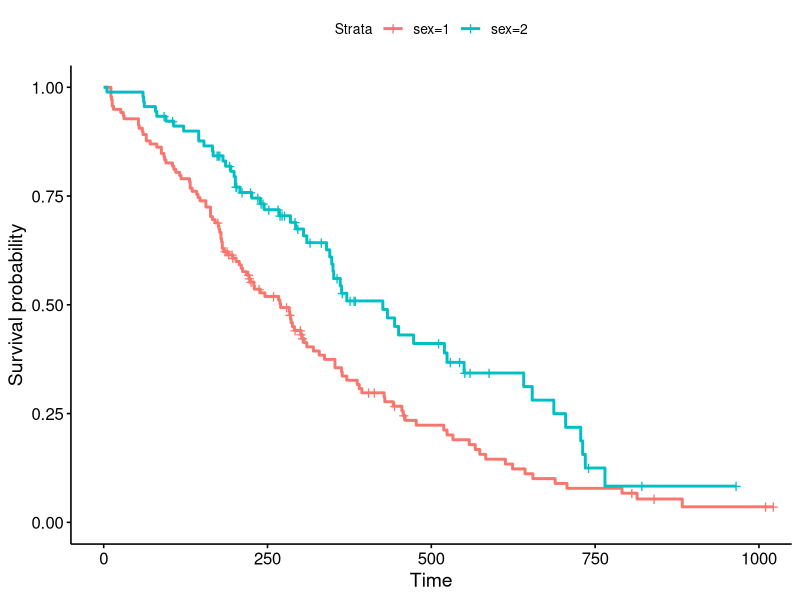
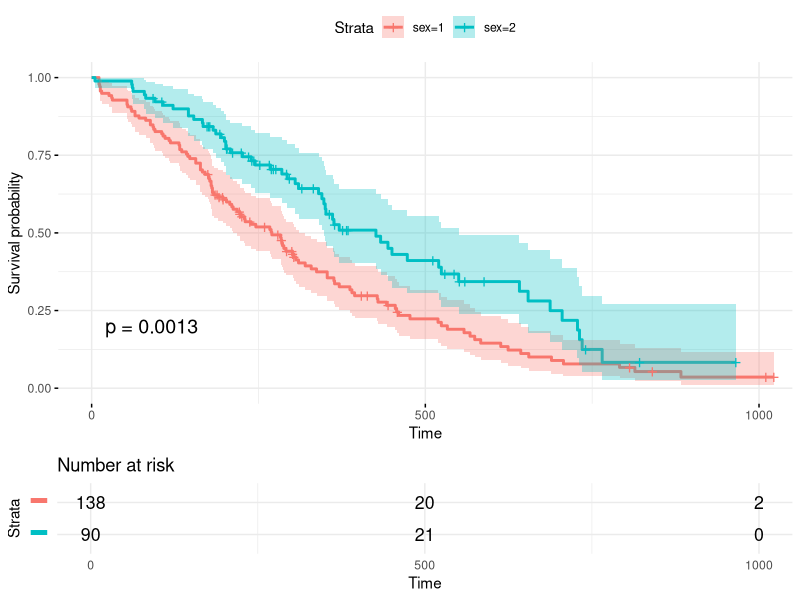
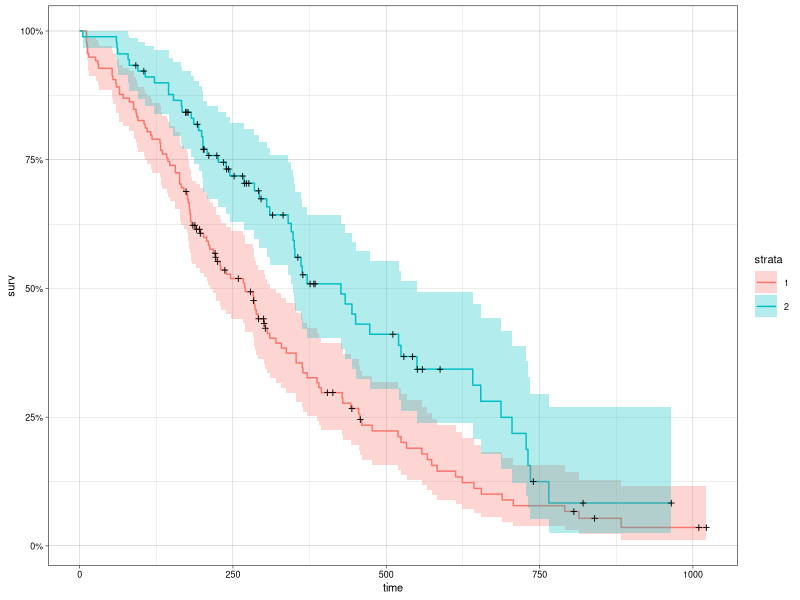
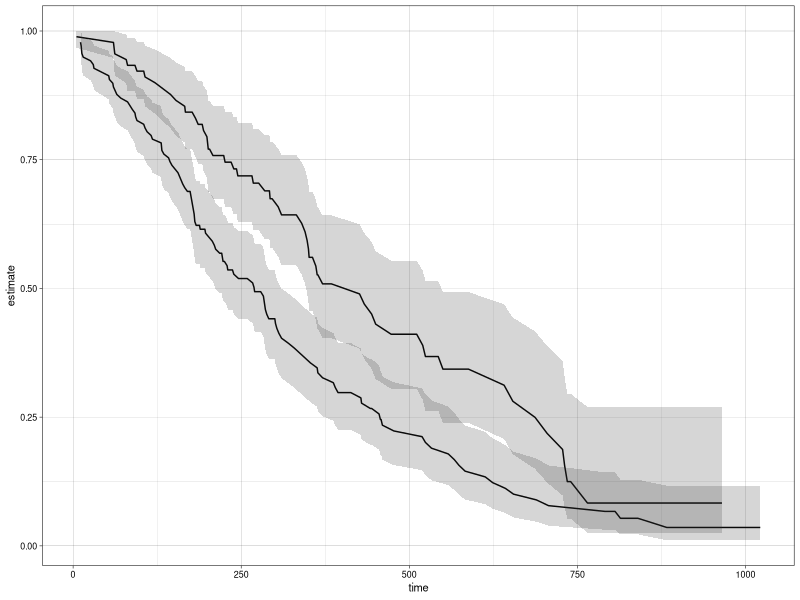
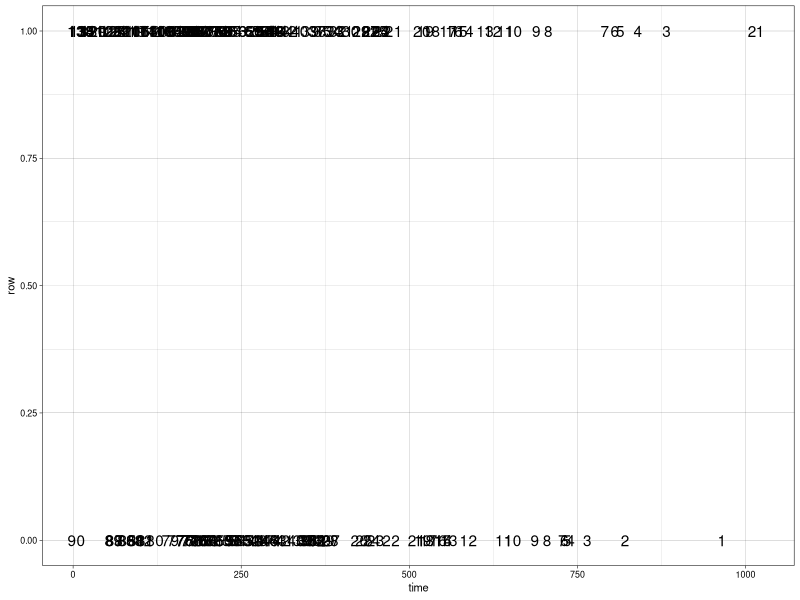
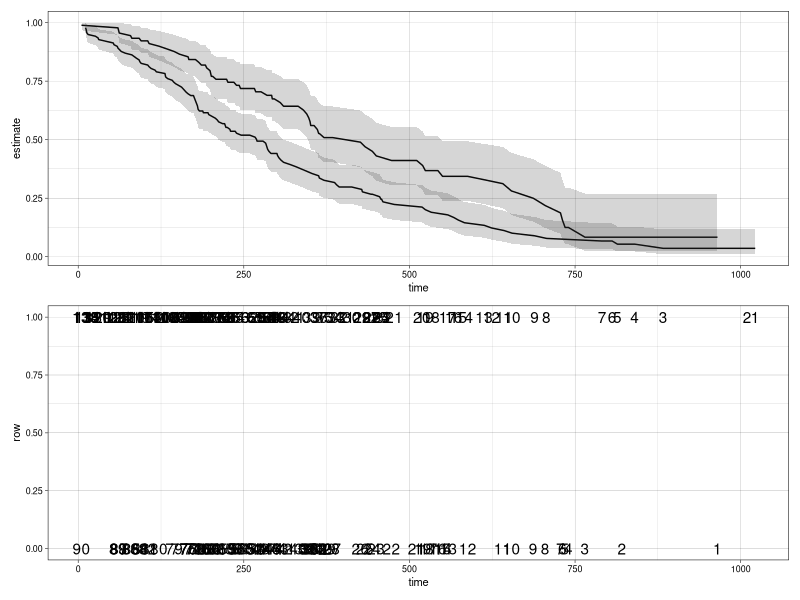

These figures' R source, in order: (Note: this script raises an error after producing the figures.)
## ---- chunk 1
knitr::opts_chunk$set(echo = TRUE, warning=FALSE, message=FALSE)

library(rmarkdown)
library(ggplot2)
library(dplyr)
library(tidyr)
library(readr)
library(here)
library(patchwork)
library(survminer)
library(ggfortify)
library(survival)
library(broom)

#theme_set(theme_minimal(base_size = 8))
theme_set(theme_linedraw(base_size = 8))

## ---- chunk 2
fit <- survfit(Surv(time, status) ~ sex, data = lung)
fit
## ---- chunk 3
ggsurvplot(fit, data = lung)
## ---- chunk 4
ggsurvplot(
   fit,                     # survfit object with calculated statistics.
   data = lung,  # data used to fit survival curves. 
   risk.table = TRUE,         # show risk table.
   pval = TRUE,               # show p-value of log-rank test.
   conf.int = TRUE,           # show confidence intervals for 
                              # point estimaes of survival curves.
   xlim = c(0,1000),          # present narrower X axis, but not affect
                              # survival estimates.
   break.time.by = 500,       # break X axis in time intervals by 500.
   ggtheme = theme_minimal(), # customize plot and risk table with a theme.
   risk.table.y.text.col = T, # colour risk table text annotations.
   risk.table.y.text = FALSE # show bars instead of names in text annotations
                             # in legend of risk table
)
## ---- chunk 5
autoplot(fit)
## ---- chunk 6
td <- tidy(fit)
td %>% glimpse()
## ---- chunk 7
surv_plot <- td %>% 
  ggplot(aes(time, estimate, group = strata)) + 
  geom_line() +
  geom_ribbon(aes(ymin = conf.low, ymax = conf.high), alpha = .2)

surv_plot
## ---- chunk 8
surv_tab <-
  td %>% 
  mutate(
    row = if_else(strata == "sex=1", 1, 0)  
  ) %>%
  ggplot(aes(x = time, y = row , label = n.risk)) + 
  geom_text() 

surv_tab
## ---- chunk 9
surv_plot / surv_tab
## ---- chunk 10
td %>% 
  group_by()
  
  
  mutate(
    row = if_else(strata == "sex=1", 1, 0)  
  ) %>%
  ggplot(aes(x = time, y = row , label = n.risk)) + 
  geom_text() 


tmp %>%
group_by(id) %>%
slice(c(1, n())) %>%
ungroup()
